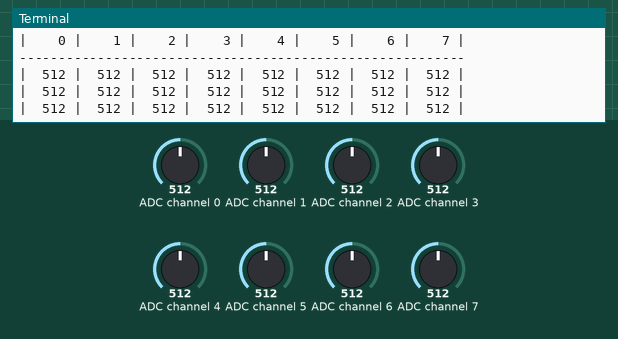
The program below on a simulated Raspberry Pi (BCM pin numbers). Shown: the last lines printed to the terminal. The test bench sets the inputs (shaded band); at power-on: ADC channel 0 = 512, ADC channel 1 = 512, ADC channel 2 = 512, ADC channel 3 = 512, ADC channel 4 = 512, ADC channel 5 = 512, ADC channel 6 = 512, ADC channel 7 = 512 (analog values on the 0–1023 scale).

Above: at 1.2 s.
1.3 s: ADC channel 0 set to 30
At 1.9 s:
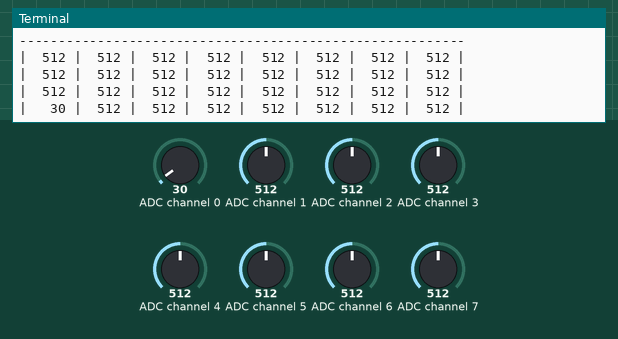
3.0 s: ADC channel 1 set to 30
At 3.4 s:
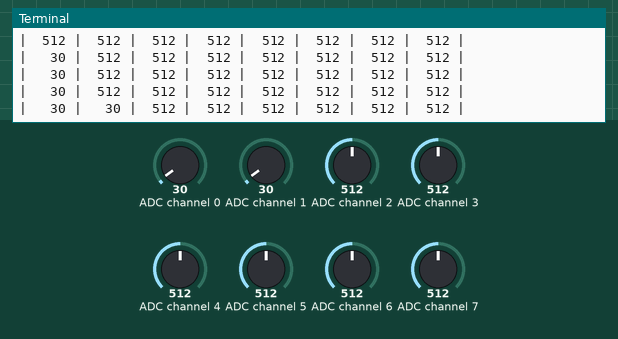
4.5 s: ADC channel 2 set to 30
At 4.9 s:
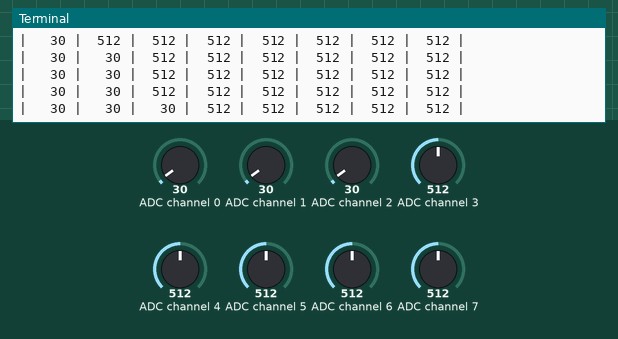
6.0 s: ADC channel 3 set to 30
At 6.4 s:
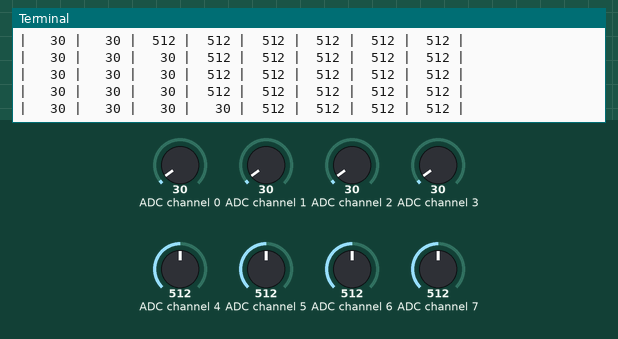
7.5 s: ADC channel 4 set to 30
At 7.9 s:
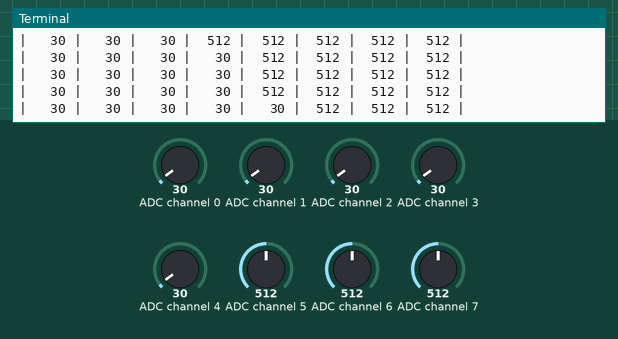
9.0 s: ADC channel 5 set to 30
At 9.4 s:
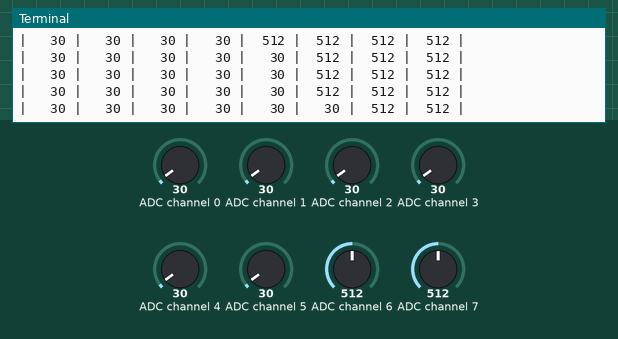

The program:

adc.py
```python
# (licence header left out)
import time

# Import SPI library (for hardware SPI) and MCP3008 library.
import Adafruit_GPIO.SPI as SPI
import Adafruit_MCP3008

# MCP3008 VDD to Raspberry Pi 3.3V
# MCP3008 VREF to Raspberry Pi 3.3V
# MCP3008 AGND to Raspberry Pi GND
# MCP3008 DGND to Raspberry Pi GND
# MCP3008 CLK to Raspberry Pi pin 18
# MCP3008 DOUT(MISO) to Raspberry Pi pin 23
# MCP3008 DIN(MOSI) to Raspberry Pi pin 24
# MCP3008 CS/SHDN to Raspberry Pi pin 25


# Software SPI configuration:
# Use this hardware connection for RPi3
# CLK  = 23
# MISO = 21
# MOSI = 19
# CS   = 24
#mcp = Adafruit_MCP3008.MCP3008(clk=CLK, cs=CS, miso=MISO, mosi=MOSI)

# Hardware SPI configuration:
SPI_PORT   = 0
SPI_DEVICE = 0
mcp = Adafruit_MCP3008.MCP3008(spi=SPI.SpiDev(SPI_PORT, SPI_DEVICE))


print('Reading MCP3008 values, press Ctrl-C to quit...')
# Print nice channel column headers.
print('| {0:>4} | {1:>4} | {2:>4} | {3:>4} | {4:>4} | {5:>4} | {6:>4} | {7:>4} |'.format(*range(8)))
print('-' * 57)
# Main program loop.
while True:
    # Read all the ADC channel values in a list.
    values = [0]*8
    for i in range(8):
        # The read_adc function will get the value of the specified channel (0-7).
        values[i] = mcp.read_adc(i)
    # Print the ADC values.
    print('| {0:>4} | {1:>4} | {2:>4} | {3:>4} | {4:>4} | {5:>4} | {6:>4} | {7:>4} |'.format(*values))
    # Pause for half a second.
    time.sleep(0.5)
```

Measured:
- after the input at 1.3 s, the terminal: prints a new line after 0.21 s (image 1)
- after the input at 3.0 s, the terminal: prints a new line at once (image 2)
- after the input at 4.5 s, the terminal: prints a new line at once (image 3)
- after the input at 6.0 s, the terminal: prints a new line at once (image 4)
- after the input at 7.5 s, the terminal: prints a new line at once (image 5)
- after the input at 9.0 s, the terminal: prints a new line at once (image 6)
